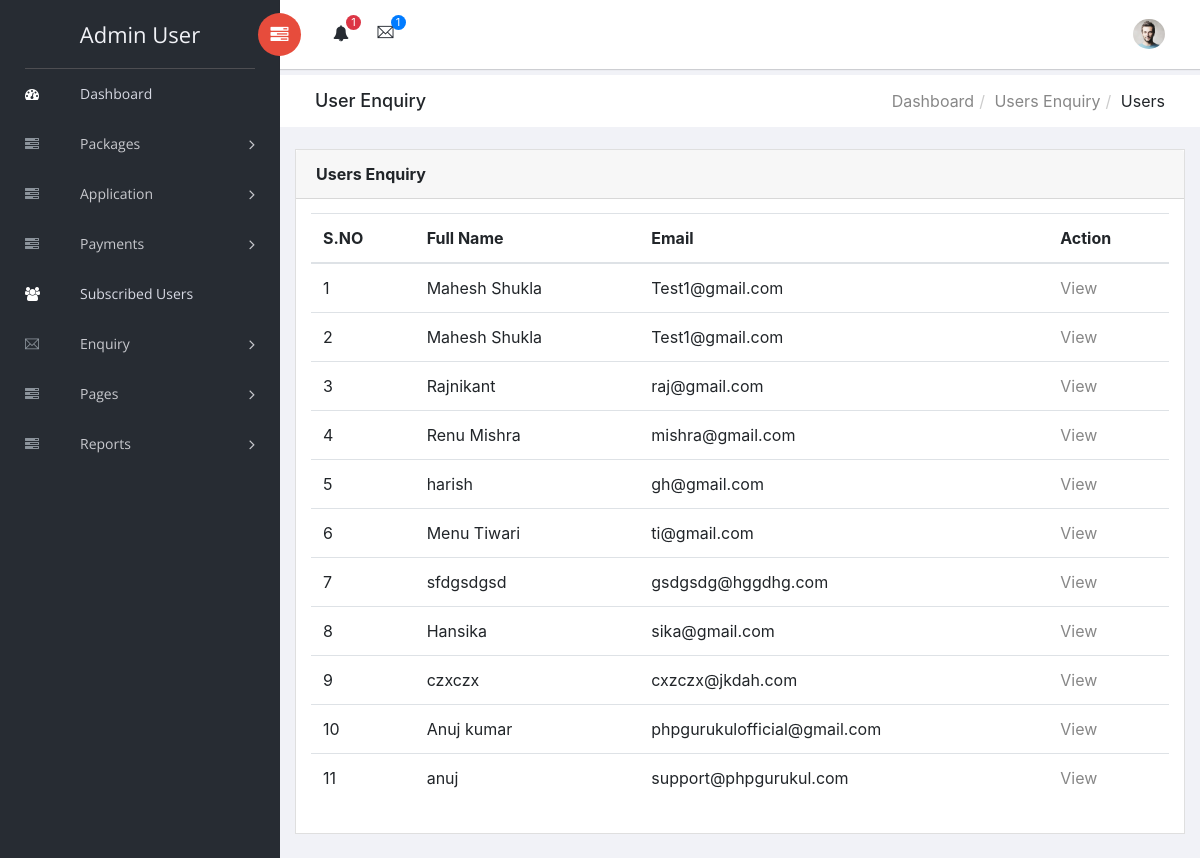
Screenshot of /admin/old-user-enquiry.php (signed in) with the database file from the repository.
### tables this page shows
CREATE TABLE `tblenquiry` (
  `ID` int(10) NOT NULL,
  `FullName` varchar(120) DEFAULT NULL,
  `MobileNumber` bigint(10) DEFAULT NULL,
  `Email` varchar(120) DEFAULT NULL,
  `Enquiry` varchar(250) DEFAULT NULL,
  `EnquiryDate` timestamp NULL DEFAULT current_timestamp(),
  `Is_Read` char(1) DEFAULT NULL
);

### admin/old-user-enquiry.php (the view, shortened to what this page needs)
<?php
include('includes/dbconnection.php');
if (strlen($_SESSION['cdsmsaid']==0)) {
  header('location:logout.php');
  } else{
  ?>
<!doctype html>
<html class="no-js" lang="en">
<head>
    <link rel="stylesheet" href="vendors/bootstrap/dist/css/bootstrap.min.css">
    <link rel="stylesheet" href="vendors/font-awesome/css/font-awesome.min.css">
    <link rel="stylesheet" href="vendors/themify-icons/css/themify-icons.css">
    <link rel="stylesheet" href="vendors/flag-icon-css/css/flag-icon.min.css">
    <link rel="stylesheet" href="vendors/selectFX/css/cs-skin-elastic.css">
    <link rel="stylesheet" href="assets/css/style.css">
</head>
<body>
    <?php include_once('includes/sidebar.php');?>
    <div id="right-panel" class="right-panel">
        <?php include_once('includes/header.php');?>
        <div class="breadcrumbs">
            <div class="col-sm-4">
                <div class="page-header float-left">
                    <div class="page-title">
                        <h1>User Enquiry</h1>
                    </div>
                </div>
            </div>
            <div class="col-sm-8">
                <div class="page-header float-right">
                    <div class="page-title">
                        <ol class="breadcrumb text-right">
                            <li><a href="dashboard.php">Dashboard</a></li>
                            <li><a href="old-user-enquiry.php">Users Enquiry</a></li>
                            <li class="active">Users</li>
                        </ol>
                    </div>
                </div>
            </div>
        </div>
        <div class="content mt-3">
            <div class="animated fadeIn">
                <div class="row">
                    <div class="col-lg-12">
                        <div class="card">
                            <div class="card-header">
                                <strong class="card-title">Users Enquiry</strong>
                            </div>
                            <div class="card-body">
                                <table class="table">
                                    <thead>
                                        <tr>
                                            <tr>
                  <th>S.NO</th>
                  <th>Full Name</th>
                   <th>Email</th>
                   <th>Action</th>
                </tr>
                                        </tr>
                                        </thead>
                                    <?php
$ret=mysqli_query($con,"select *from tblenquiry where Is_Read='1'");
$cnt=1;
while ($row=mysqli_fetch_array($ret)) {
?>
                <tr>
                  <td><?php echo $cnt;?></td>
                  <td><?php  echo $row['FullName'];?></td>
                  <td><?php  echo $row['Email'];?></td>
                  <td><a href="view-user-enquiry.php?enqid=<?php echo $row['ID'];?>">View</a>
                </tr>
                <?php
$cnt=$cnt+1;
}?>
                                </table>
                            </div>
                        </div>
                    </div>
                </div>
            </div>
        </div>
    </div>
</body>
</html>
<?php }  ?>

### admin/includes/sidebar.php (shortened to what this page needs)
<aside id="left-panel" class="left-panel">
        <nav class="navbar navbar-expand-sm navbar-default">
<?php
$adminid=$_SESSION['cdsmsaid'];
$ret=mysqli_query($con,"select AdminName from tbladmin where ID='$adminid'");
$row=mysqli_fetch_array($ret);
$name=$row['AdminName'];
?>
            <div class="navbar-header">
                <a class="navbar-brand" href="dashboard.php"><?php echo $name; ?></a>
            </div>
            <div id="main-menu" class="main-menu collapse navbar-collapse">
                <ul class="nav navbar-nav">
                    <li class="active">
                        <a href="dashboard.php"> <i class="menu-icon fa fa-dashboard"></i>Dashboard </a>
                    </li>
<li class="menu-item-has-children dropdown">
                        <a href="#" class="dropdown-toggle" data-toggle="dropdown" aria-haspopup="true" aria-expanded="false"> <i class="menu-icon fa fa-tasks"></i>Packages</a>
                    </li>
<li class="menu-item-has-children dropdown">
                        <a href="#" class="dropdown-toggle" data-toggle="dropdown" aria-haspopup="true" aria-expanded="false"> <i class="menu-icon fa fa-tasks"></i>Application</a>
                    </li>
<li class="menu-item-has-children dropdown">
                        <a href="#" class="dropdown-toggle" data-toggle="dropdown" aria-haspopup="true" aria-expanded="false"> <i class="menu-icon fa fa-tasks"></i>Payments</a>
                    </li>
                     <li class="active">
                        <a href="subscribed-users.php"> <i class="menu-icon fa fa-users"></i>Subscribed Users</a>
                    </li>
               <li class="menu-item-has-children dropdown">
                        <a href="registered-users.php" class="dropdown-toggle" data-toggle="dropdown" aria-haspopup="true" aria-expanded="false"> <i class="menu-icon ti-email"></i>Enquiry</a>
                    </li>
   <li class="menu-item-has-children dropdown">
                        <a href="#" class="dropdown-toggle" data-toggle="dropdown" aria-haspopup="true" aria-expanded="false"> <i class="menu-icon fa fa-tasks"></i>Pages</a>
                    </li>
                    <li class="menu-item-has-children dropdown">
                        <a href="#" class="dropdown-toggle" data-toggle="dropdown" aria-haspopup="true" aria-expanded="false"> <i class="menu-icon fa fa-tasks"></i>Reports</a>
                    </li>
                </ul>
            </div>
        </nav>
    </aside>

### rows the page displays
tblenquiry: FullName "Mahesh Shukla", Email "Test1@gmail.com"
tblenquiry: FullName "Mahesh Shukla", Email "Test1@gmail.com"
tblenquiry: FullName "Rajnikant", Email "raj@gmail.com"
tblenquiry: FullName "Renu Mishra", Email "mishra@gmail.com"
tblenquiry: FullName "harish", Email "gh@gmail.com"
tblenquiry: FullName "Menu Tiwari", Email "ti@gmail.com"
tblenquiry: FullName "sfdgsdgsd", Email "gsdgsdg@hggdhg.com"
tblenquiry: FullName "Hansika", Email "sika@gmail.com"
tblenquiry: FullName "czxczx", Email "cxzczx@jkdah.com"
tblenquiry: FullName "Anuj kumar", Email "phpgurukulofficial@gmail.com"
tblenquiry: FullName "anuj", Email "support@phpgurukul.com"

### other values shown
$name "Admin User"
$num "1"
$num1 "1"
